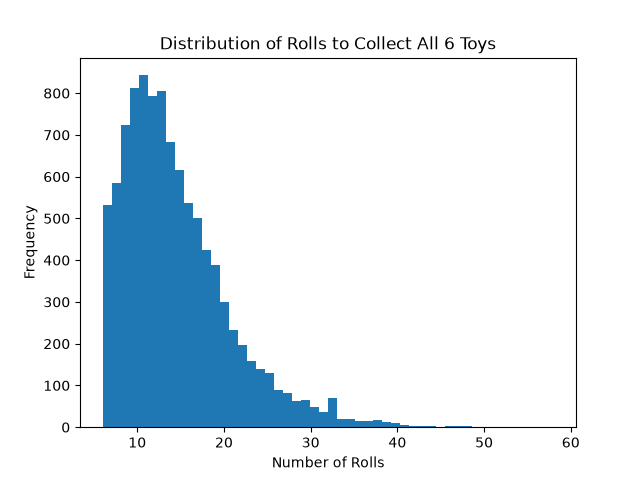

Reproduce this figure in Python.
import numpy as np
import matplotlib.pyplot as plt
count = 0
counts=[]
toys = set()
for i in range(10000):
    toys = set()
    count = 0
    while len(toys) < 6:
        toys.add(np.random.randint(1, 7))
        count += 1
    counts.append(count)
np.mean(counts)
print("Average number of rolls to collect all 6 toys:", np.mean(counts))
plt.hist(counts, bins=50)

plt.xlabel('Number of Rolls')
plt.ylabel('Frequency')
plt.title('Distribution of Rolls to Collect All 6 Toys')

plt.savefig('stage2_coupon_collector.png')
plt.show()
